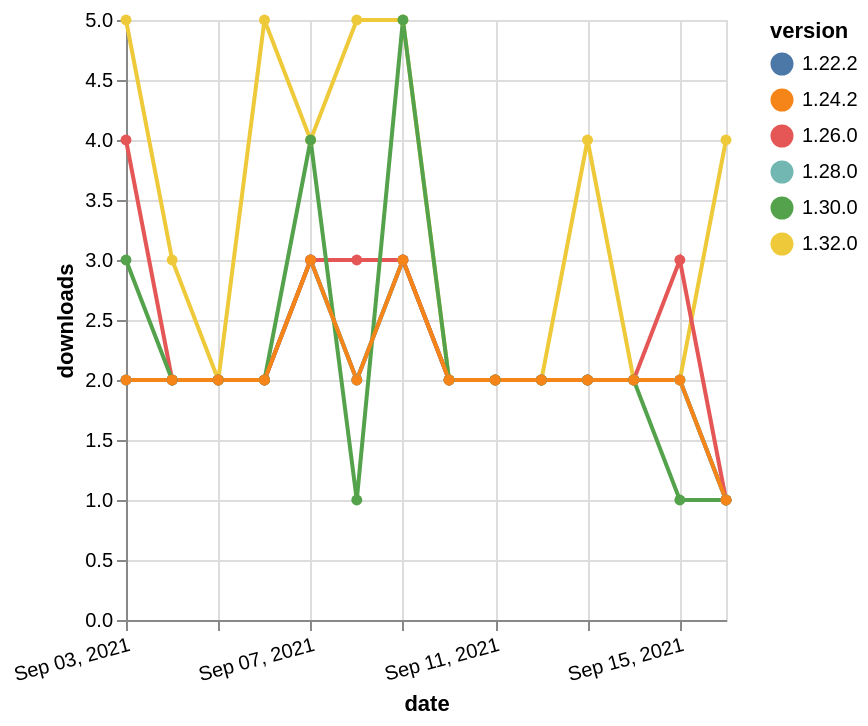

The specification (Vega-Lite) saved for this image:
### Vega-Lite specification from a JSON file in a GitHub repository (floating-point values rounded to 4 significant figures)
{"$schema": "https://vega.github.io/schema/vega-lite/v5.json", "description": "A simple bar chart with embedded data.", "data": {"values": [{"date": "2021-09-03", "total": 2107, "delta": 2, "version": "1.22.2"}, {"date": "2021-09-04", "total": 2109, "delta": 2, "version": "1.22.2"}, {"date": "2021-09-05", "total": 2111, "delta": 2, "version": "1.22.2"}, {"date": "2021-09-06", "total": 2113, "delta": 2, "version": "1.22.2"}, {"date": "2021-09-07", "total": 2116, "delta": 3, "version": "1.22.2"}, {"date": "2021-09-08", "total": 2118, "delta": 2, "version": "1.22.2"}, {"date": "2021-09-09", "total": 2121, "delta": 3, "version": "1.22.2"}, {"date": "2021-09-10", "total": 2123, "delta": 2, "version": "1.22.2"}, {"date": "2021-09-11", "total": 2125, "delta": 2, "version": "1.22.2"}, {"date": "2021-09-12", "total": 2127, "delta": 2, "version": "1.22.2"}, {"date": "2021-09-13", "total": 2129, "delta": 2, "version": "1.22.2"}, {"date": "2021-09-14", "total": 2131, "delta": 2, "version": "1.22.2"}, {"date": "2021-09-15", "total": 2133, "delta": 2, "version": "1.22.2"}, {"date": "2021-09-16", "total": 2134, "delta": 1, "version": "1.22.2"}, {"date": "2021-09-03", "total": 285, "delta": 5, "version": "1.32.0"}, {"date": "2021-09-04", "total": 288, "delta": 3, "version": "1.32.0"}, {"date": "2021-09-05", "total": 290, "delta": 2, "version": "1.32.0"}, {"date": "2021-09-06", "total": 295, "delta": 5, "version": "1.32.0"}, {"date": "2021-09-07", "total": 299, "delta": 4, "version": "1.32.0"}, {"date": "2021-09-08", "total": 304, "delta": 5, "version": "1.32.0"}, {"date": "2021-09-09", "total": 309, "delta": 5, "version": "1.32.0"}, {"date": "2021-09-10", "total": 311, "delta": 2, "version": "1.32.0"}, {"date": "2021-09-11", "total": 313, "delta": 2, "version": "1.32.0"}, {"date": "2021-09-12", "total": 315, "delta": 2, "version": "1.32.0"}, {"date": "2021-09-13", "total": 319, "delta": 4, "version": "1.32.0"}, {"date": "2021-09-14", "total": 321, "delta": 2, "version": "1.32.0"}, {"date": "2021-09-15", "total": 323, "delta": 2, "version": "1.32.0"}, {"date": "2021-09-16", "total": 327, "delta": 4, "version": "1.32.0"}, {"date": "2021-09-03", "total": 1059, "delta": 2, "version": "1.28.0"}, {"date": "2021-09-04", "total": 1061, "delta": 2, "version": "1.28.0"}, {"date": "2021-09-05", "total": 1063, "delta": 2, "version": "1.28.0"}, {"date": "2021-09-06", "total": 1065, "delta": 2, "version": "1.28.0"}, {"date": "2021-09-07", "total": 1068, "delta": 3, "version": "1.28.0"}, {"date": "2021-09-08", "total": 1070, "delta": 2, "version": "1.28.0"}, {"date": "2021-09-09", "total": 1073, "delta": 3, "version": "1.28.0"}, {"date": "2021-09-10", "total": 1075, "delta": 2, "version": "1.28.0"}, {"date": "2021-09-11", "total": 1077, "delta": 2, "version": "1.28.0"}, {"date": "2021-09-12", "total": 1079, "delta": 2, "version": "1.28.0"}, {"date": "2021-09-13", "total": 1081, "delta": 2, "version": "1.28.0"}, {"date": "2021-09-14", "total": 1083, "delta": 2, "version": "1.28.0"}, {"date": "2021-09-15", "total": 1085, "delta": 2, "version": "1.28.0"}, {"date": "2021-09-16", "total": 1086, "delta": 1, "version": "1.28.0"}, {"date": "2021-09-03", "total": 1665, "delta": 4, "version": "1.26.0"}, {"date": "2021-09-04", "total": 1667, "delta": 2, "version": "1.26.0"}, {"date": "2021-09-05", "total": 1669, "delta": 2, "version": "1.26.0"}, {"date": "2021-09-06", "total": 1671, "delta": 2, "version": "1.26.0"}, {"date": "2021-09-07", "total": 1674, "delta": 3, "version": "1.26.0"}, {"date": "2021-09-08", "total": 1677, "delta": 3, "version": "1.26.0"}, {"date": "2021-09-09", "total": 1680, "delta": 3, "version": "1.26.0"}, {"date": "2021-09-10", "total": 1682, "delta": 2, "version": "1.26.0"}, {"date": "2021-09-11", "total": 1684, "delta": 2, "version": "1.26.0"}, {"date": "2021-09-12", "total": 1686, "delta": 2, "version": "1.26.0"}, {"date": "2021-09-13", "total": 1688, "delta": 2, "version": "1.26.0"}, {"date": "2021-09-14", "total": 1690, "delta": 2, "version": "1.26.0"}, {"date": "2021-09-15", "total": 1693, "delta": 3, "version": "1.26.0"}, {"date": "2021-09-16", "total": 1694, "delta": 1, "version": "1.26.0"}, {"date": "2021-09-03", "total": 801, "delta": 3, "version": "1.30.0"}, {"date": "2021-09-04", "total": 803, "delta": 2, "version": "1.30.0"}, {"date": "2021-09-05", "total": 805, "delta": 2, "version": "1.30.0"}, {"date": "2021-09-06", "total": 807, "delta": 2, "version": "1.30.0"}, {"date": "2021-09-07", "total": 811, "delta": 4, "version": "1.30.0"}, {"date": "2021-09-08", "total": 812, "delta": 1, "version": "1.30.0"}, {"date": "2021-09-09", "total": 817, "delta": 5, "version": "1.30.0"}, {"date": "2021-09-10", "total": 819, "delta": 2, "version": "1.30.0"}, {"date": "2021-09-11", "total": 821, "delta": 2, "version": "1.30.0"}, {"date": "2021-09-12", "total": 823, "delta": 2, "version": "1.30.0"}, {"date": "2021-09-13", "total": 825, "delta": 2, "version": "1.30.0"}, {"date": "2021-09-14", "total": 827, "delta": 2, "version": "1.30.0"}, {"date": "2021-09-15", "total": 828, "delta": 1, "version": "1.30.0"}, {"date": "2021-09-16", "total": 829, "delta": 1, "version": "1.30.0"}, {"date": "2021-09-03", "total": 1707, "delta": 2, "version": "1.24.2"}, {"date": "2021-09-04", "total": 1709, "delta": 2, "version": "1.24.2"}, {"date": "2021-09-05", "total": 1711, "delta": 2, "version": "1.24.2"}, {"date": "2021-09-06", "total": 1713, "delta": 2, "version": "1.24.2"}, {"date": "2021-09-07", "total": 1716, "delta": 3, "version": "1.24.2"}, {"date": "2021-09-08", "total": 1718, "delta": 2, "version": "1.24.2"}, {"date": "2021-09-09", "total": 1721, "delta": 3, "version": "1.24.2"}, {"date": "2021-09-10", "total": 1723, "delta": 2, "version": "1.24.2"}, {"date": "2021-09-11", "total": 1725, "delta": 2, "version": "1.24.2"}, {"date": "2021-09-12", "total": 1727, "delta": 2, "version": "1.24.2"}, {"date": "2021-09-13", "total": 1729, "delta": 2, "version": "1.24.2"}, {"date": "2021-09-14", "total": 1731, "delta": 2, "version": "1.24.2"}, {"date": "2021-09-15", "total": 1733, "delta": 2, "version": "1.24.2"}, {"date": "2021-09-16", "total": 1734, "delta": 1, "version": "1.24.2"}]}, "width": "container", "mark": {"type": "line", "point": {"filled": true}}, "encoding": {"x": {"field": "date", "type": "temporal", "timeUnit": "yearmonthdate", "title": "date", "axis": {"labelAngle": -15}}, "y": {"field": "delta", "type": "quantitative", "title": "downloads"}, "color": {"field": "version", "type": "nominal"}, "tooltip": {"field": "delta"}}}
